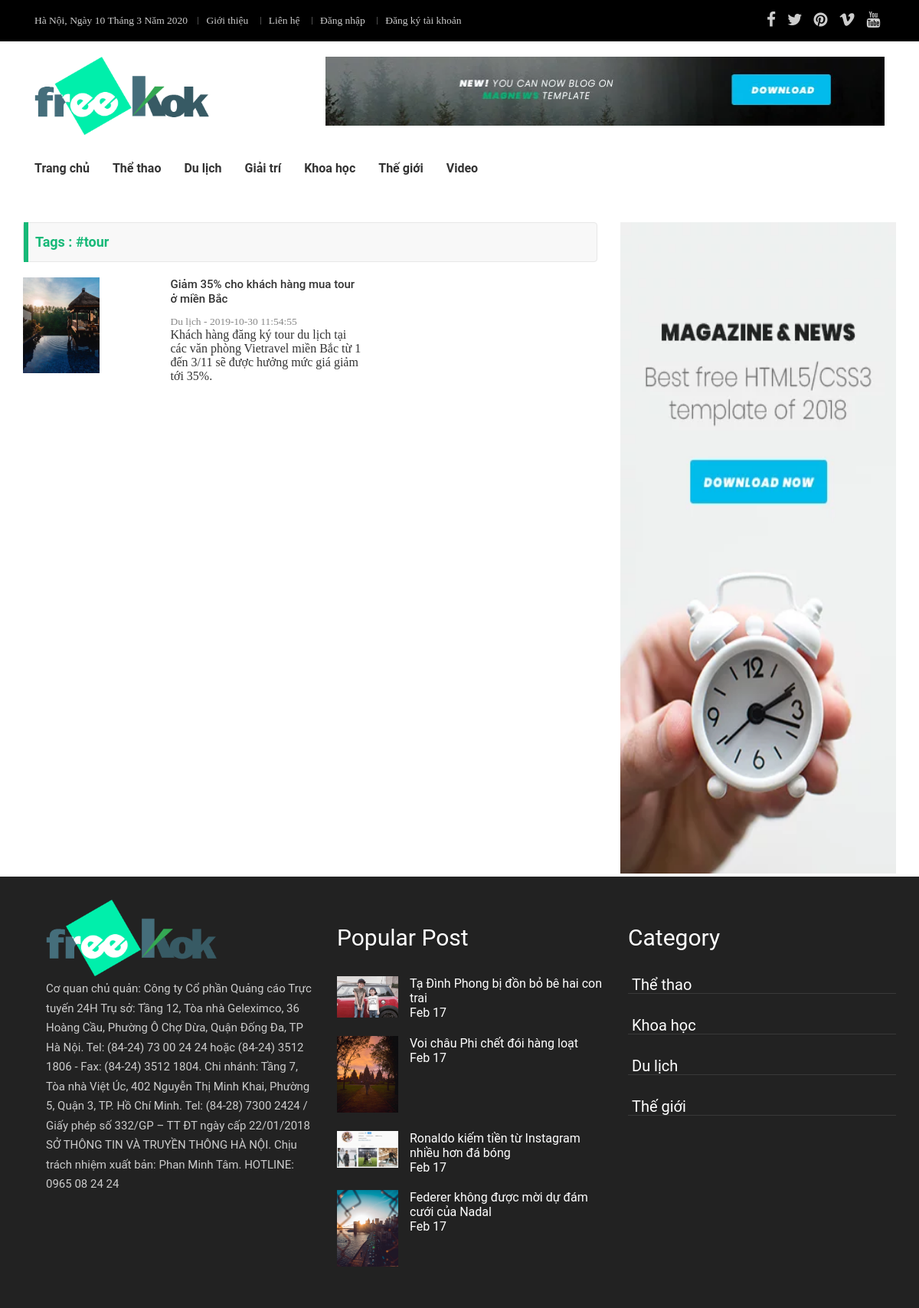
/tour.html, run on the app's committed database.
### tables this page shows
CREATE TABLE `theloai` (
  `id` int(11) NOT NULL,
  `tentl` varchar(200) NOT NULL,
  `tentl_ko` varchar(200) NOT NULL,
  `menu` tinyint(4) NOT NULL DEFAULT 0 COMMENT '0: không hiển thị ở thanh menu, 1:hiển thị',
  `home` tinyint(4) NOT NULL DEFAULT 0 COMMENT '0: không hiển thị ở trang chủ, 1:hiển thị',
  `title_seo` varchar(225) NOT NULL,
  `desc_seo` text NOT NULL,
  `key_seo` longtext NOT NULL,
  `deleted` tinyint(4) NOT NULL DEFAULT 0 COMMENT '0: chưa xóa, 1: đã xóa'
);

CREATE TABLE `tintuc` (
  `id` int(11) NOT NULL,
  `id_type` int(11) NOT NULL,
  `id_user` int(11) NOT NULL,
  `ava_img` varchar(200) NOT NULL,
  `alt_img` varchar(200) NOT NULL,
  `tieude` varchar(225) NOT NULL,
  `tieude_ko` varchar(225) NOT NULL,
  `mota` text NOT NULL,
  `noidung` longtext NOT NULL,
  `tags` text NOT NULL,
  `luotxem` bigint(20) NOT NULL DEFAULT 0,
  `ngaydang` timestamp NOT NULL DEFAULT current_timestamp(),
  `dacbiet` tinyint(4) NOT NULL DEFAULT 0 COMMENT '0: tin bình thường, 1:tin đặc biệt',
  `hienthi` tinyint(4) NOT NULL DEFAULT 0 COMMENT '0:tin không hiển thị, 1:tin đặc biệt',
  `title_seo` varchar(225) NOT NULL,
  `desc_seo` text NOT NULL,
  `key_seo` longtext NOT NULL,
  `deleted` tinyint(4) NOT NULL DEFAULT 0 COMMENT '0: chưa xóa , 1: đã xóa'
);

CREATE TABLE `tags` (
  `id` int(11) NOT NULL,
  `ten_tags` varchar(225) NOT NULL,
  `tags_ko` varchar(225) NOT NULL
);

### model/DBConnect.php (called while the page is built, shortened)
<?php
class DBConnect{
  private $conn = null;
  private $stsm = null;
  function __construct($dbname='cuacuon',$username='root',$password=''){
    $dsn = "mysql:dbname=$dbname;host=localhost";
    try{
      $this->conn = new PDO($dsn,$username,$password);
      $this->conn->exec('SET NAMES utf8');
    }
    catch(PDOException $e){
      echo $e->getMessage();
      die;
    }
  }
  function executeQuery($sql,$options=[]){
    $this->stsm = $this->conn->prepare($sql);
    return $this->stsm->execute();
  }
  function getMoreRows($sql){
    $check = $this->executeQuery($sql);
    if($check){
      return $this->stsm->fetchAll(PDO::FETCH_OBJ);
    }
    return false;
  }
}
?>

### model/newsModel.php (called while the page is built, shortened)
<?php require_once "DBConnect.php";
class newsModel extends DBConnect{
	function selectT(){
		$sql = "SELECT *
				FROM theloai
				WHERE menu = 1
		";
		return $this->getMoreRows($sql);
	}
	function getNewsByTags($tags){
		$sql = "SELECT * , tt.id as idtt
				FROM  tintuc tt
				INNER JOIN theloai tl ON tl.id = id_type
				INNER JOIN tintuc_tags ttt ON id_tintuc = tt.id
				INNER JOIN tags t ON t.id = id_tags
				INNER JOIN nguoidung u ON u.id = id_user
				WHERE tags_ko = '$tags'
		";
		return $this->getMoreRows($sql);
	}
}
?>

### controller/newsController.php (called while the page is built, shortened)
<?php
require_once "model/newsModel.php";
class newsController{
	public function tag(){
		$model = new newsModel;
		if(isset($_GET['tags'])){
			$tags = $_GET['tags'];
		}
		$tag = $model->getNewsByTags($tags);
		return array(
			'tag' => $tag,
		);
	}
}
?>

### tag.php (the view, shortened to what this page needs)
<?php
require_once "controller/newsController.php";
$ctrl = new newsController;
$data = $ctrl->tag();
$tt = $data['tag'];
?>
<!DOCTYPE html>
<html lang="en">
<head>
	<link rel="stylesheet" type="text/css" href="public/template/css/bootstrap.min.css">
	<link rel="stylesheet" type="text/css" href="fonts/font-awesome-4.7/css/font-awesome.min.css">
	<link rel="stylesheet" type="text/css" href="public/template/css/slick.css">
	<link rel="stylesheet" type="text/css" href="public/template/css/style.css">
	<link rel="stylesheet" type="text/css" href="public/template/css/animate.min.css" <link rel="stylesheet" type="text/css"
		href="public/template/css/responsive.css">
</head>
<?php require_once "view/header.php"; ?>
	<main>
		<div class="container">
			<div class="row" style="padding-top: 50px;">
				<div class="col-md-8">
					<div class="theloai1">
						<div class="row">
							<div class="col-md-12">
								<nav class="navbar navbar-default">
									<a class="navbar-brand giaitri" href="#">Tags : #<?=$tt[0]->ten_tags?></a>
								</nav>
							</div>
						</div>
						<div class="row" style="padding-bottom:50px">
							<div class="col-md-12" style="padding-right: 25px;">
								<?php foreach($tt as $tag): ?>
								<div class="row"
									style="display: flex; margin-bottom: 30px;justify-content: space-between;">
									<div class="col-md-3">
										<div class="bochinhanhne">
											<a href="#" class="postright">
												<img src="upload/<?=$tag->ava_img?>" alt="<?=$tag->alt_img?>">
											</a>
										</div>
									</div>
									<div class="col-md-9">
										<div class="titlepostright">
											<h5 style="padding-bottom: 10px;"><a href="#" class="postright1"><?=$tag->tieude?></a></h5>
											<span class="tagtintuc">
												<a href="#"><?=$tag->tentl?></a>
												<span>-</span>
												<span><?=$tag->ngaydang?></span>
											</span>
											<p><?=$tag->mota?></p>
										</div>
									</div>
								</div>
							<?php endforeach ?>
							</div>
						</div>
					</div>
				</div>
				<div class="col-md-4">
					<div class="hinhquangcao">
						<a href="#">
							<img src="img/banner-02.jpg" alt="" style="width: 100%;height: 850px;">
						</a>
					</div>
				</div>
			</div>
		</div>
	</main>
<?php require_once "view/footer.php"; ?>

### view/header.php (shortened to what this page needs)
<?php
require_once "model/newsModel.php";
$model = new newsModel;
$type = $model->selectT();
?>
<body>
	<header id="header">
		<div class="hd-top">
			<div class="container-fluid">
				<div class="container">
					<div class="all-top">
						<div class="col-lg-8 col-md-8 col-sm-12 col-xs-12">
							<div class="left-top">
								<span class="days-time">
								Hà Nội,
								<?php
		                            $date = getdate();
		                            echo "  Ngày ".$date['mday']." Tháng ".$date['mon']." Năm ".$date['year'];
		                        ?>
                       			 </span>
								<a class="left-li" href="trang-chu">Giới thiệu</a>
								<a class="left-li" href="trang-chu">Liên hệ</a>
								<?php if(isset($_SESSION['tokenid'])): ?>
								<a class="left-li"  href="ca-nhan"><?=$_SESSION['nameu']?></a>
								<?php else: ?>
								<a class="left-li" id="dangnhap" href="dang-nhap">Đăng nhập</a>
								<a class="left-li" id="dangky" href="dang-ky">Đăng ký tài khoản</a>
								<?php endif ?>
							</div>
						</div>
						<div class="col-lg-4 col-md-4 col-sm-12 col-xs-12">
							<div class="right-top">
								<a class="icon-right" href="trang-chu"><i class="fa fa-facebook" aria-hidden="true"></i></a>
								<a class="icon-right" href="trang-chu"><i class="fa fa-twitter" aria-hidden="true"></i></a>
								<a class="icon-right" href="trang-chu"><i class="fa fa-pinterest" aria-hidden="true"></i></a>
								<a class="icon-right" href="trang-chu"><i class="fa fa-vimeo" aria-hidden="true"></i></a>
								<a class="icon-right" href="trang-chu"><i class="fa fa-youtube" aria-hidden="true"></i></a>
							</div>
						</div>
					</div>
				</div>
			</div>
		</div>
		<div class="logo-banner">
			<div class="container">
				<div class="col-lg-4 col-md-4 col-xs-4 col-sm-4">
					<div class="logo">
						<a href="trang-chu">
							<img src="public/template/img/logo.png">
						</a>
					</div>
				</div>
				<div class="col-lg-8 col-md-8 col-sm-8 col-xs-8">
					<div class="banner">
						<a href="trang-chu">
							<img src="public/template/img/banner-01.png">
						</a>
					</div>
				</div>
			</div>
		</div>
		<div class="container">
			<div class="menu">
				<nav class="nav-wrap" id="main-nav">
					<ul class="nav-ul">
						<li><a href="trang-chu">Trang chủ</a>
						</li>
						<?php foreach($type as $t): ?>
						<li><a href="<?=$t->tentl_ko?>"><?=$t->tentl?></a>
						</li>
						<?php endforeach ?>
						<li class="dropdown "><a href="trang-chu">Video</a>
						</li>
					</ul>
				</nav>
			</div>
		</div>
	</header>

### public/template/css/style.css (style rules this page uses)
html,body,div,span,applet,object,iframe,h1,h2,h3,h4,h5,h6,p,blockquote,pre,a,abbr,acronym,address,big,cite,code,del,dfn,em,img,ins,kbd,q,s,samp,small,strike,strong,sub,sup,tt,var,b,u,i,center,dl,dt,dd,ol,ul,li,fieldset,form,label,legend,table,caption,tbody,tfoot,thead,tr,th,td,article,aside,canvas,details,embed,figure,figcaption,footer,header,hgroup,menu,nav,output,ruby,section,summary,time,mark,audio,video { margin: 0;padding: 0;border: 0;font-size: 100%;font: inherit;vertical-align: baseline; }
*,*:after,*:before { -webkit-box-sizing: border-box;-moz-box-sizing: border-box;box-sizing: border-box;padding: 0;margin: 0; }
article,aside,details,figcaption,figure,footer,header,hgroup,menu,nav,section { display: block; }
a { color: inherit; text-decoration: none }
.container-fluid { padding: 0; margin: 0; }
.hd-top { background-color: black; height: auto; color: white; }
.all-top { min-height: 50px; align-items: center; }
.left-top { display: inline-block; line-height: 20px; padding: 15px 0px; }
.left-top span.days-time { margin-right: 10px; font-size: 13.5px; color: #ccc; }
.left-top a.left-li { padding: 0px 10px; font-size: 13.5px; color: #ccc; line-height: 1.8; position: relative; transition: all 0.3s ease-in-out; padding-right: .7rem!important; padding-left: .7rem!important; }
.left-top a.left-li::before { content: ""; display: block; position: absolute; width: 1px; height: 10px; background-color: #fff; opacity: 0.3; left: 0; top: calc(50% - 5px); }
.right-top { float: right; line-height: 20px; padding: 15px 0px; }
.right-top a { padding: 0px 5.5px; font-size: 21px; color: #ccc; }
.logo-banner { padding: 20px 0px; }
.logo img { width: 65%; }
.banner img { width: 100%; height: 90px; }
.dropdown { position: relative }
.nav-ul { list-style: none; float: left }
.nav-ul > li { float: left }
.nav-ul > li > a { display: block; line-height: 20px; padding: 10px 15px; font-size: 16px; font-weight: bold; font-family: 'Roboto', sans-serif; }
#header { position: sticky; left: 0; top: 0; width: 100%; z-index: 999; background-color: #fff }
span.tagtintuc { font-size: 13.5px; color: #888 }
.theloai1 .navbar-brand.giaitri { color: #17b978; font-family: 'Roboto', sans-serif; font-weight: 600; }
.theloai1 .navbar-brand.giaitri::before { content: ""; display: block; position: absolute; width: 6px; height: 52px; background-color: #17b978; opacity: 1; left: 0px; top: -1px; }
a.postright { width: 100px; display: block; margin-right: 15px; }
a.postright img { width: 100%; }
h5 a.postright1 { font-size: 15px; font-family: 'Roboto', sans-serif; line-height: 1.25; font-weight: 500; }
.titlepostright { width: 250px; word-wrap: break-word; }

### data on the page
theloai: tentl "Thể thao"
theloai: tentl "Du lịch"
theloai: tentl "Giải trí"
theloai: tentl "Khoa học"
theloai: tentl "Thế giới"
tintuc: tags.ten_tags "tour", ava_img (picture), tieude "Giảm 35% cho khách hàng mua tour ở miền Bắc", id_type.tentl "Du lịch", ngaydang "2019-10-30 11:54:55", mota "Khách hàng đăng ký tour du lịch tại các văn phòng Vietravel miền Bắc từ 1 đến 3/11 sẽ được hưởng mức giá giảm tới 35%."

### other printed values
$date['mday'] "10"
$date['mon'] "3"
$date['year'] "2020"
